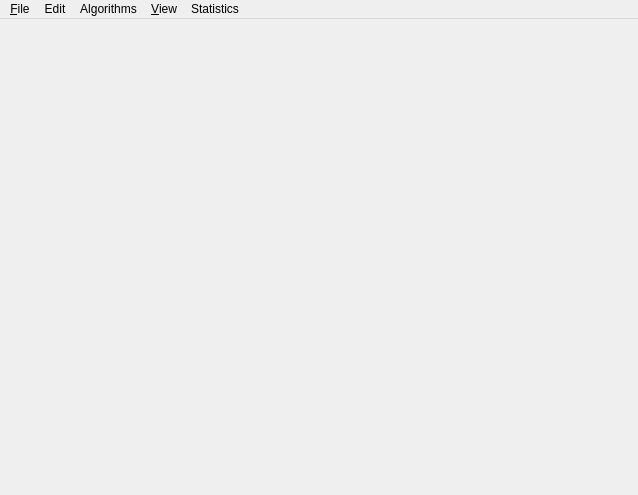
<?xml version="1.0" encoding="UTF-8"?>
<ui version="4.0">
 <class>MainWindow</class>
 <widget class="QMainWindow" name="MainWindow">
  <property name="geometry">
   <rect>
    <x>0</x>
    <y>0</y>
    <width>638</width>
    <height>495</height>
   </rect>
  </property>
  <property name="windowTitle">
   <string>CGAL - PCA demo</string>
  </property>
  <property name="windowIcon">
   <iconset resource="FileReader.qrc">
    <normaloff>:/cgal/icons/resources/cgal_logo.xpm</normaloff>:/cgal/icons/resources/cgal_logo.xpm</iconset>
  </property>
  <property name="locale">
   <locale language="English" country="UnitedStates"/>
  </property>
  <widget class="QWidget" name="centralwidget">
   <layout class="QGridLayout" name="gridLayout">
    <item row="0" column="1">
     <widget class="Viewer" name="viewer" native="true">
      <property name="locale">
       <locale language="English" country="UnitedStates"/>
      </property>
     </widget>
    </item>
   </layout>
  </widget>
  <widget class="QMenuBar" name="menubar">
   <property name="geometry">
    <rect>
     <x>0</x>
     <y>0</y>
     <width>638</width>
     <height>25</height>
    </rect>
   </property>
   <widget class="QMenu" name="menuFile">
    <property name="title">
     <string>&amp;File</string>
    </property>
    <addaction name="actionLoadPolyhedron"/>
    <addaction name="separator"/>
    <addaction name="actionQuit"/>
   </widget>
   <widget class="QMenu" name="menuView">
    <property name="title">
     <string>&amp;View</string>
    </property>
    <addaction name="actionView_polyhedron"/>
   </widget>
   <widget class="QMenu" name="menuAlgorithms">
    <property name="title">
     <string>Algorithms</string>
    </property>
    <addaction name="separator"/>
    <addaction name="actionRefine_loop"/>
    <addaction name="actionCatmull_Clark"/>
    <addaction name="actionMesh_Simplification"/>
    <addaction name="actionIsotropic_Remesh"/>
   </widget>
   <widget class="QMenu" name="menuEdit">
    <property name="title">
     <string>Edit</string>
    </property>
    <addaction name="actionCopy_snapshot"/>
    <addaction name="actionSave_snapshot"/>
   </widget>
   <widget class="QMenu" name="menuStatistics">
    <property name="title">
     <string>Statistics</string>
    </property>
    <addaction name="actionMesh_Statistics"/>
   </widget>
   <addaction name="menuFile"/>
   <addaction name="menuEdit"/>
   <addaction name="menuAlgorithms"/>
   <addaction name="menuView"/>
   <addaction name="menuStatistics"/>
  </widget>
  <action name="actionQuit">
   <property name="text">
    <string>&amp;Quit</string>
   </property>
   <property name="shortcut">
    <string>Ctrl+Q</string>
   </property>
  </action>
  <action name="actionLoadPolyhedron">
   <property name="text">
    <string>Load polyhedron...</string>
   </property>
  </action>
  <action name="actionInside_points">
   <property name="text">
    <string>Inside points...</string>
   </property>
  </action>
  <action name="actionBench_distances">
   <property name="text">
    <string>Distances</string>
   </property>
  </action>
  <action name="actionUnsigned_distance_function_to_facets">
   <property name="text">
    <string>Unsigned distance function to facets</string>
   </property>
  </action>
  <action name="actionUnsigned_distance_function_to_edges">
   <property name="text">
    <string>Unsigned distance function to edges</string>
   </property>
  </action>
  <action name="actionSigned_distance_function_to_facets">
   <property name="text">
    <string>Signed distance function to facets</string>
   </property>
  </action>
  <action name="actionView_polyhedron">
   <property name="text">
    <string>Polyhedron</string>
   </property>
   <property name="shortcut">
    <string>P</string>
   </property>
  </action>
  <action name="actionView_points">
   <property name="text">
    <string>Points</string>
   </property>
  </action>
  <action name="actionClear_points">
   <property name="text">
    <string>Clear points</string>
   </property>
  </action>
  <action name="actionBoundary_segments">
   <property name="text">
    <string>Boundary segments...</string>
   </property>
  </action>
  <action name="actionBoundary_points">
   <property name="text">
    <string>Boundary points...</string>
   </property>
  </action>
  <action name="actionClear_segments">
   <property name="text">
    <string>Clear segments</string>
   </property>
  </action>
  <action name="actionView_segments">
   <property name="text">
    <string>Segments</string>
   </property>
  </action>
  <action name="actionEdge_points">
   <property name="text">
    <string>Edge points...</string>
   </property>
  </action>
  <action name="actionBench_intersections">
   <property name="text">
    <string>Intersections</string>
   </property>
  </action>
  <action name="actionView_distance_function">
   <property name="text">
    <string>Distance function</string>
   </property>
  </action>
  <action name="actionClear_distance_function">
   <property name="text">
    <string>Clear distance function</string>
   </property>
  </action>
  <action name="actionRefine_bisection">
   <property name="text">
    <string>Longest edge bisection</string>
   </property>
  </action>
  <action name="actionLoop_subdivision">
   <property name="text">
    <string>Loop subdivision</string>
   </property>
  </action>
  <action name="actionBench_memory">
   <property name="text">
    <string>Memory</string>
   </property>
  </action>
  <action name="actionBench_construction">
   <property name="text">
    <string>Construction</string>
   </property>
  </action>
  <action name="actionBench_intersections_vs_nbt">
   <property name="text">
    <string>Intersections</string>
   </property>
  </action>
  <action name="actionBench_distances_vs_nbt">
   <property name="text">
    <string>Distances</string>
   </property>
  </action>
  <action name="actionPoints_in_interval">
   <property name="text">
    <string>Points in interval...</string>
   </property>
  </action>
  <action name="actionSave_snapshot">
   <property name="text">
    <string>Save snapshot</string>
   </property>
  </action>
  <action name="actionCopy_snapshot">
   <property name="text">
    <string>Copy snapshot</string>
   </property>
  </action>
  <action name="actionRefine_loop">
   <property name="text">
    <string>Loop subdivision</string>
   </property>
  </action>
  <action name="actionFit_vertices">
   <property name="text">
    <string>Fit vertices</string>
   </property>
  </action>
  <action name="actionFit_edges">
   <property name="text">
    <string>Fit edges</string>
   </property>
  </action>
  <action name="actionFit_triangles">
   <property name="text">
    <string>Fit triangles</string>
   </property>
  </action>
  <action name="actionMesh_Statistics">
   <property name="text">
    <string>Mesh Statistics</string>
   </property>
  </action>
  <action name="actionCatmull_Clark">
   <property name="text">
    <string>Catmull Clark</string>
   </property>
  </action>
  <action name="actionMesh_Simplification">
   <property name="text">
    <string>Mesh Simplification</string>
   </property>
  </action>
  <action name="actionIsotropic_Remesh">
   <property name="text">
    <string>Isotropic Remesh</string>
   </property>
  </action>
 </widget>
 <customwidgets>
  <customwidget>
   <class>Viewer</class>
   <extends>QWidget</extends>
   <header>Viewer.h</header>
  </customwidget>
 </customwidgets>
 <resources>
  <include location="FileReader.qrc"/>
 </resources>
 <connections/>
</ui>
